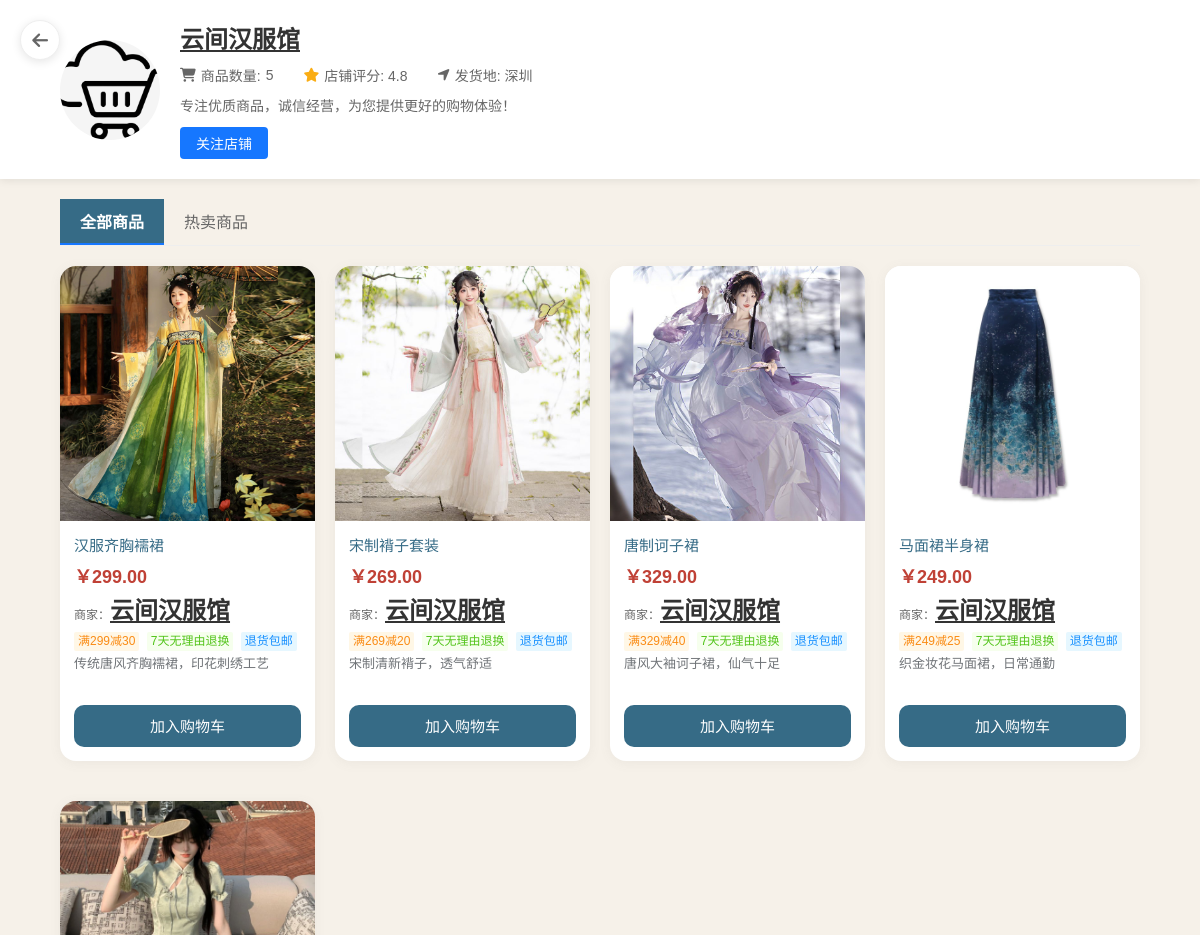
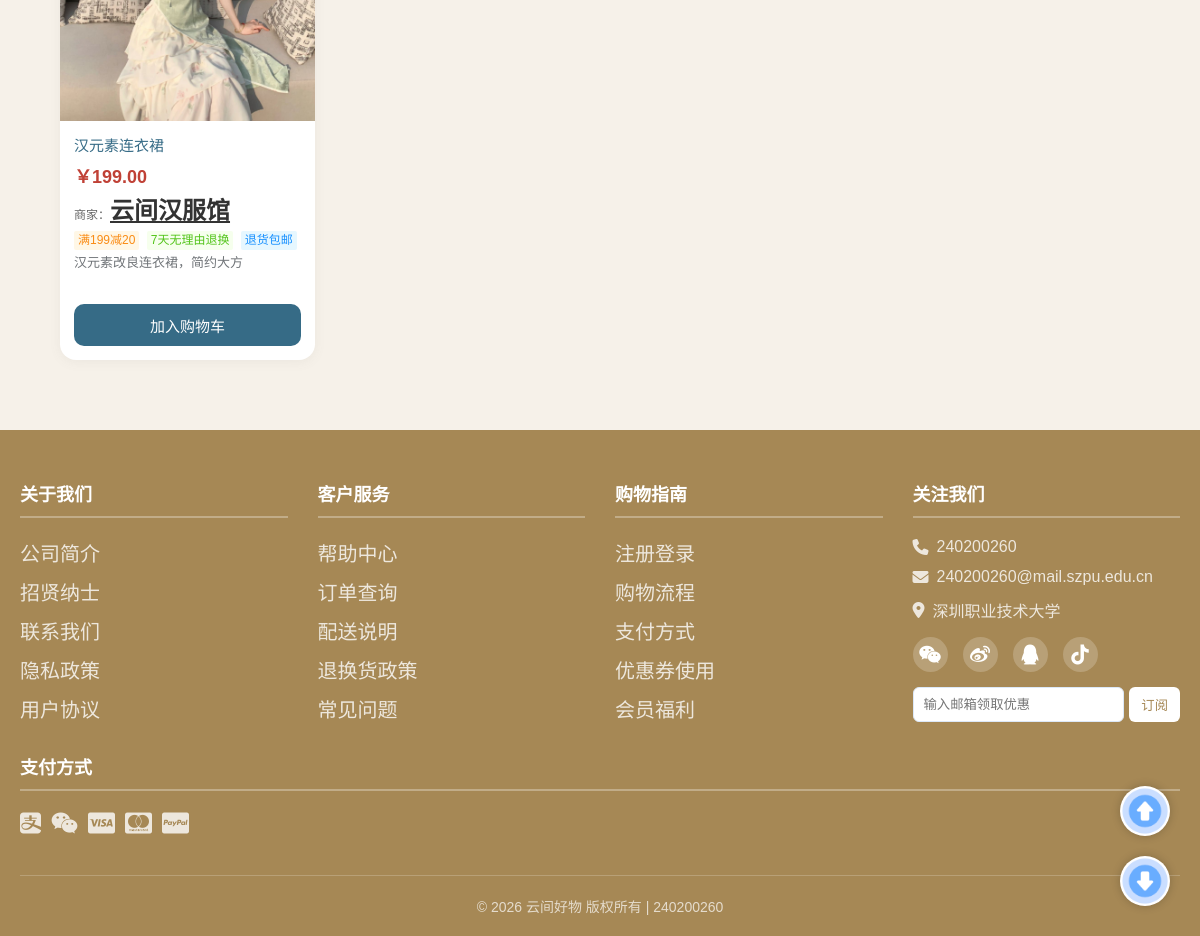
The page /shopping/seller.php?name=云间汉服馆 on the database its author committed (2 pictures, top to bottom).
### tables this page shows
CREATE TABLE `clothes` (
  `id` int(11) NOT NULL AUTO_INCREMENT,
  `code` varchar(20) NOT NULL COMMENT '产品编码',
  `name` varchar(50) NOT NULL COMMENT '产品名称',
  `price` decimal(10,2) NOT NULL COMMENT '价格',
  `description` varchar(200) DEFAULT '' COMMENT '产品描述',
  `type` varchar(10) NOT NULL COMMENT '类型：国风/日常',
  `seller` varchar(50) DEFAULT '云间好物官方旗舰店' COMMENT '商家名称',
  `coupon_info` varchar(100) DEFAULT '无优惠券' COMMENT '优惠券信息',
  `service` varchar(100) DEFAULT '7天无理由退换' COMMENT '服务说明',
  `return_free_shipping` tinyint(1) DEFAULT '1' COMMENT '退货包邮 1=是 0=否',
  `sales_count` int(11) DEFAULT '0',
  `sales_money` decimal(10,2) DEFAULT '0.00',
  `last_update` datetime DEFAULT NULL,
  PRIMARY KEY (`id`),
  UNIQUE KEY `code` (`code`)
);

### shopping/seller.php (the view, shortened to what this page needs)
<?php
include "db_conn.php";
$sellerName = "";
if (isset($_GET['name']) && !empty($_GET['name'])) {
    $sellerName = trim(urldecode($_GET['name']));
}
$loginSellerName = '';
$isMyShop = false;
$showShopName = "";
if ($isMyShop) {
    $showShopName = $loginSellerName;
} else {
    $showShopName = $sellerName;
}
?>
<!DOCTYPE html>
<html lang="zh-CN">
<head>
  <link rel="stylesheet" href="css/index.css">
  <link rel="stylesheet" href="https://cdn.bootcdn.net/ajax/libs/font-awesome/6.4.0/css/all.min.css">
  <link rel="stylesheet" href="css/seller.css">
</head>
<body>
  <div class="seller-header">
    <div class="seller-header-container">
      <div class="back-btn">
        <i class="fas fa-arrow-left"></i>
      </div>
      <div class="seller-avatar">
        <img src="public/cloud.png" alt="商家头像">
      </div>
      <div class="seller-info">
        <h2 class="seller-name" id="sellerName"></h2>
        <div class="seller-meta">
          <span><i class="fas fa-shopping-cart"></i> 商品数量: <span id="goodsCount">0</span></span>
          <span><i class="fas fa-star" style="color:#faad14"></i> 店铺评分: 4.8</span>
          <span><i class="fas fa-location-arrow"></i> 发货地: 深圳</span>
        </div>
        <div class="seller-desc" id="sellerDesc">
          专注优质商品，诚信经营，为您提供更好的购物体验！
        </div>
        <button class="seller-btn" id="followShopBtn" onclick="toggleFollowShop()">关注店铺</button>
      </div>
    </div>
  </div>
  <div class="seller-tabs">
    <div class="seller-tab active" onclick="showTab('all')">全部商品</div>
    <div class="seller-tab" onclick="showTab('hot')">热卖商品</div>
  </div>
  <div class="seller-goods" id="sellerGoodsList">
    <?php
      $tables = ['clothes', 'shoes_bags', 'fruits', 'daily_goods'];
      $allGoods = [];
      foreach ($tables as $table) {
          $sql = "SELECT * FROM $table WHERE seller = '$sellerName'";
          $result = mysqli_query($conn, $sql);
          while ($row = mysqli_fetch_array($result)) {
              $row['_table'] = $table;
              $allGoods[] = $row;
          }
      }
      if (empty($allGoods)) {
          echo "<div class='no-goods'>该商家暂无商品</div>";
      } else {
          foreach ($allGoods as $row) {
              $code = $row['code'];
              $price = $row['price'];
              $name = $row['name'];
              $description = $row['description'];
              $dbSeller = $row['seller'];
              $coupon = $row['coupon_info'];
              $service = $row['service'];
              $ret = $row['return_free_shipping'] ? '退货包邮' : '退货不包邮';
              echo "
              <div class='item' onclick='openModal(\"{$code}\",\"{$name}\",\"{$price}\",\"{$description}\",\"{$dbSeller}\",\"{$coupon}\",\"{$service}\",\"{$ret}\")'>
                <div class='item-img'>
                    <img src='img/{$code}.jpg' alt=''>
                </div>
                <div class='item-content'>
                  <div class='item-name'>{$name}</div>
                  <div class='item-price'>￥{$price}</div>
                  <div class='item-extra'>
                    商家：<span class='seller-name' onclick='event.stopPropagation(); gotoSeller(\"{$dbSeller}\")'>{$showShopName}</span>
                  </div>
                  <div class='item-extra'>
                    <span class='tag-coupon'>{$coupon}</span>
                    <span class='tag-service'>{$service}</span>
                    <span class='tag-return'>{$ret}</span>
                  </div>
                  <div class='item-info'>{$description}</div>
                </div>
                <div class='item-btn' onclick='event.stopPropagation(); addToCart(this, \"{$code}\",\"{$name}\",{$price},\"{$description}\")'>加入购物车</div>
                <div class='quantity'>
                  <button onclick='event.stopPropagation(); changeQty(this,-1,{$price})'>-</button>
                  <span>0</span>
                  <button onclick='event.stopPropagation(); changeQty(this,1,{$price})'>+</button>
                </div>
              </div>
              ";
          }
      }
    ?>
  </div>
  <div class="top" onclick="goTop()">
    <img src="public/up.png" alt="">
  </div>
  <div class="bottom" onclick="goBottom()">
    <img src="public/down.png" alt="">
  </div>
  <footer class="footer">
    <div class="footer-container">
      <div class="footer-col">
        <h4>关于我们</h4>
        <ul>
          <li><a href="#">公司简介</a></li>
          <li><a href="#">招贤纳士</a></li>
          <li><a href="#">联系我们</a></li>
          <li><a href="#">隐私政策</a></li>
          <li><a href="#">用户协议</a></li>
        </ul>
      </div>
      <div class="footer-col">
        <h4>客户服务</h4>
        <ul>
          <li><a href="#">帮助中心</a></li>
          <li><a href="#">订单查询</a></li>
          <li><a href="#">配送说明</a></li>
          <li><a href="#">退换货政策</a></li>
          <li><a href="#">常见问题</a></li>
        </ul>
      </div>
      <div class="footer-col">
        <h4>购物指南</h4>
        <ul>
          <li><a href="#">注册登录</a></li>
          <li><a href="#">购物流程</a></li>
          <li><a href="#">支付方式</a></li>
          <li><a href="#">优惠券使用</a></li>
          <li><a href="#">会员福利</a></li>
        </ul>
      </div>
      <div class="footer-col">
        <h4>关注我们</h4>
        <div class="contact-info">
          <p><i class="fas fa-phone"></i> 240200260</p>
          <p><i class="fas fa-envelope"></i> 240200260@mail.szpu.edu.cn</p>
          <p><i class="fas fa-map-marker-alt"></i> 深圳职业技术大学</p>
        </div>
        <div class="social-icons">
          <a href="#"><i class="fab fa-weixin"></i></a>
          <a href="#"><i class="fab fa-weibo"></i></a>
          <a href="#"><i class="fab fa-qq"></i></a>
          <a href="#"><i class="fab fa-tiktok"></i></a>
        </div>
        <div class="subscribe">
          <input type="email" placeholder="输入邮箱领取优惠">
          <button>订阅</button>
        </div>
      </div>
    </div>
    <div class="footer-container payment">
      <div class="footer-col">
        <h4>支付方式</h4>
        <div class="payment-icons">
          <i class="fab fa-alipay"></i>
          <i class="fab fa-weixin"></i>
          <i class="fab fa-cc-visa"></i>
          <i class="fab fa-cc-mastercard"></i>
          <i class="fab fa-cc-paypal"></i>
        </div>
      </div>
    </div>
    <div class="copyright">
      <p>© 2026 云间好物 版权所有 | 240200260</p>
    </div>
  </footer>
</body>
</html>

### shopping/css/index.css (style rules this page uses)
* { padding: 0; margin: 0; box-sizing: border-box; font-family: "Microsoft YaHei", "宋体", sans-serif; }
:root { --gufeng-main: #366B86; --gufeng-red: #C04136; --gufeng-bg: #F6F1E9; --gufeng-gray: #707478; --gufeng-wood: #A68855; --white: #ffffff; }
body { background-color: var(--gufeng-bg); color: #333; }
a { font-size: 20px; text-decoration: none; color: #C04136; }
.active { color: white !important; background-color: var(--gufeng-main) !important; }
.item { width: 260px; background: var(--white); border-radius: 16px; box-shadow: 0 2px 12px rgba(112, 116, 120, 0.08); transition: transform 0.25s ease; overflow: hidden; cursor: pointer; }
.item-img { width: 100%; aspect-ratio: 1/1; overflow: hidden; position: relative; }
.item-img img { width: 100%; height: 100%; object-fit: cover; }
.item-content { padding: 14px; }
.item-name { font-size: 15px; color: var(--gufeng-main); margin-bottom: 6px; line-height: 1.4; }
.item-price { font-size: 18px; color: var(--gufeng-red); font-weight: bold; margin-bottom: 6px; }
.item-info { font-size: 13px; color: var(--gufeng-gray); line-height: 1.4; height: 36px; overflow: hidden; }
.item-btn { margin: 0 14px 14px; background-color: var(--gufeng-main); color: white; border-radius: 10px; cursor: pointer; height: 42px; display: flex; justify-content: center; align-items: center; font-size: 15px; transition: 0.2s; }
.footer { background-color: var(--gufeng-wood); color: #fff; padding: 50px 20px 20px; margin-top: 50px; }
.footer-container { max-width: 1200px; margin: 0 auto; display: grid; grid-template-columns: repeat(auto-fit, minmax(220px, 1fr)); gap: 30px; }
.footer-col h4 { font-size: 18px; margin-bottom: 20px; padding-bottom: 10px; border-bottom: 2px solid rgba(255,255,255,0.3); color: #fff; }
.footer-col ul { list-style: none; }
.footer-col ul li { margin-bottom: 10px; }
.footer-col ul li a { color: rgba(255,255,255,0.8); text-decoration: none; transition: 0.3s; }
.contact-info p { color: rgba(255,255,255,0.8); margin-bottom: 12px; display: flex; align-items: center; gap: 8px; }
.social-icons { display: flex; gap: 15px; margin-top: 15px; }
.social-icons a { width: 35px; height: 35px; background: rgba(255,255,255,0.2); border-radius: 50%; display: flex; align-items: center; justify-content: center; color: #fff; text-decoration: none; transition: 0.3s; }
.subscribe { margin-top: 15px; display: flex; gap: 5px; }
.subscribe input { flex: 1; padding: 8px 10px; border: 1px solid #dce8f7; outline: none; border-radius: 6px; }
.subscribe button { padding: 8px 12px; background: #fff; color: var(--gufeng-wood); border: none; border-radius: 6px; cursor: pointer; transition: 0.3s; }
.payment { margin-top: 20px; }
.payment-icons { display: flex; gap: 10px; font-size: 24px; color: rgba(255,255,255,0.8); }
.copyright { text-align: center; margin-top: 40px; padding-top: 20px; border-top: 1px solid rgba(255,255,255,0.2); color: rgba(255,255,255,0.7); font-size: 14px; }
.top img { width: 50px; height: 50px; }
.bottom img { width: 50px; height: 50px; }
.top,.bottom { position: fixed; right: 30px; width: 50px; height: 50px; border-radius: 50%; background: #fff; box-shadow: 0 0 10px rgba(0,0,0,0.2); display: flex; align-items: center; justify-content: center; cursor: pointer; z-index: 999; transition: all 0.3s; }
.top { bottom: 100px; }
.bottom { bottom: 30px; }
html { scroll-behavior: smooth; }
.top,.bottom { position: fixed; right: 30px; width: 50px; height: 50px; border-radius: 50%; background: #fff; box-shadow: 0 0 10px rgba(0,0,0,0.2); display: flex; align-items: center; justify-content: center; cursor: pointer; z-index: 999; }
.item-extra { font-size: 12px; color: #666; margin: 4px 0; line-height: 1.4; }
.seller-name { color: #1677ff; font-weight: bold; cursor: pointer; text-decoration: underline; }
.tag-coupon { background: #fff7e6; color: #fa8c16; padding: 1px 4px; border-radius: 2px; margin-right: 4px; display: inline-block; }
.tag-service { background: #f6ffed; color: #52c41a; padding: 1px 4px; border-radius: 2px; margin-right: 4px; display: inline-block; }
.tag-return { background: #e6f7ff; color: #1890ff; padding: 1px 4px; border-radius: 2px; display: inline-block; }

### rows shown on the page
clothes: code (picture), name "汉服齐胸襦裙", price "299.00", coupon_info "满299减30", service "7天无理由退换", return_free_shipping "退货包邮", description "传统唐风齐胸襦裙，印花刺绣工艺"
clothes: code (picture), name "宋制褙子套装", price "269.00", coupon_info "满269减20", service "7天无理由退换", return_free_shipping "退货包邮", description "宋制清新褙子，透气舒适"
clothes: code (picture), name "唐制诃子裙", price "329.00", coupon_info "满329减40", service "7天无理由退换", return_free_shipping "退货包邮", description "唐风大袖诃子裙，仙气十足"
clothes: code (picture), name "马面裙半身裙", price "249.00", coupon_info "满249减25", service "7天无理由退换", return_free_shipping "退货包邮", description "织金妆花马面裙，日常通勤"
clothes: code (picture), name "汉元素连衣裙", price "199.00", coupon_info "满199减20", service "7天无理由退换", return_free_shipping "退货包邮", description "汉元素改良连衣裙，简约大方"
